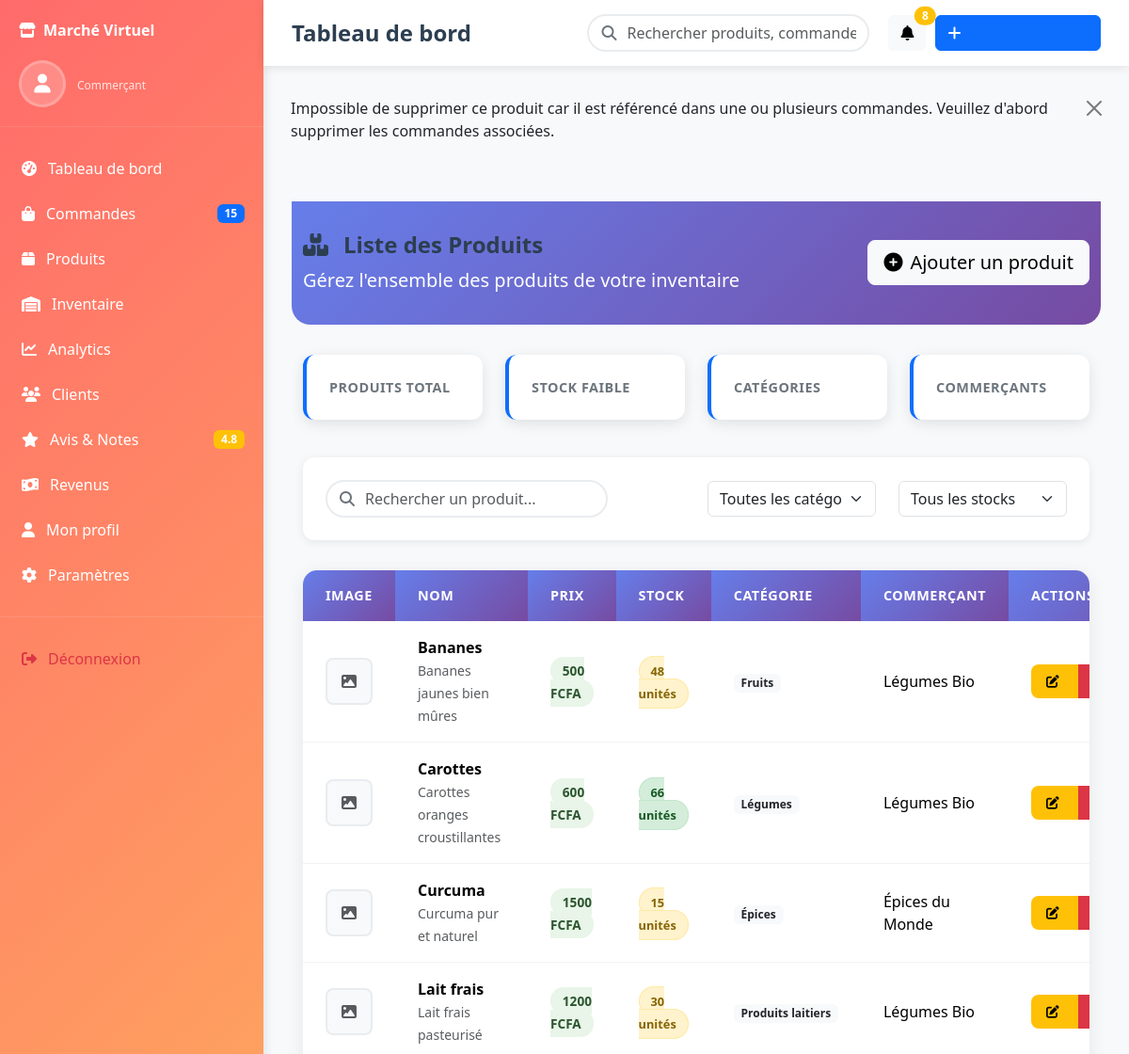
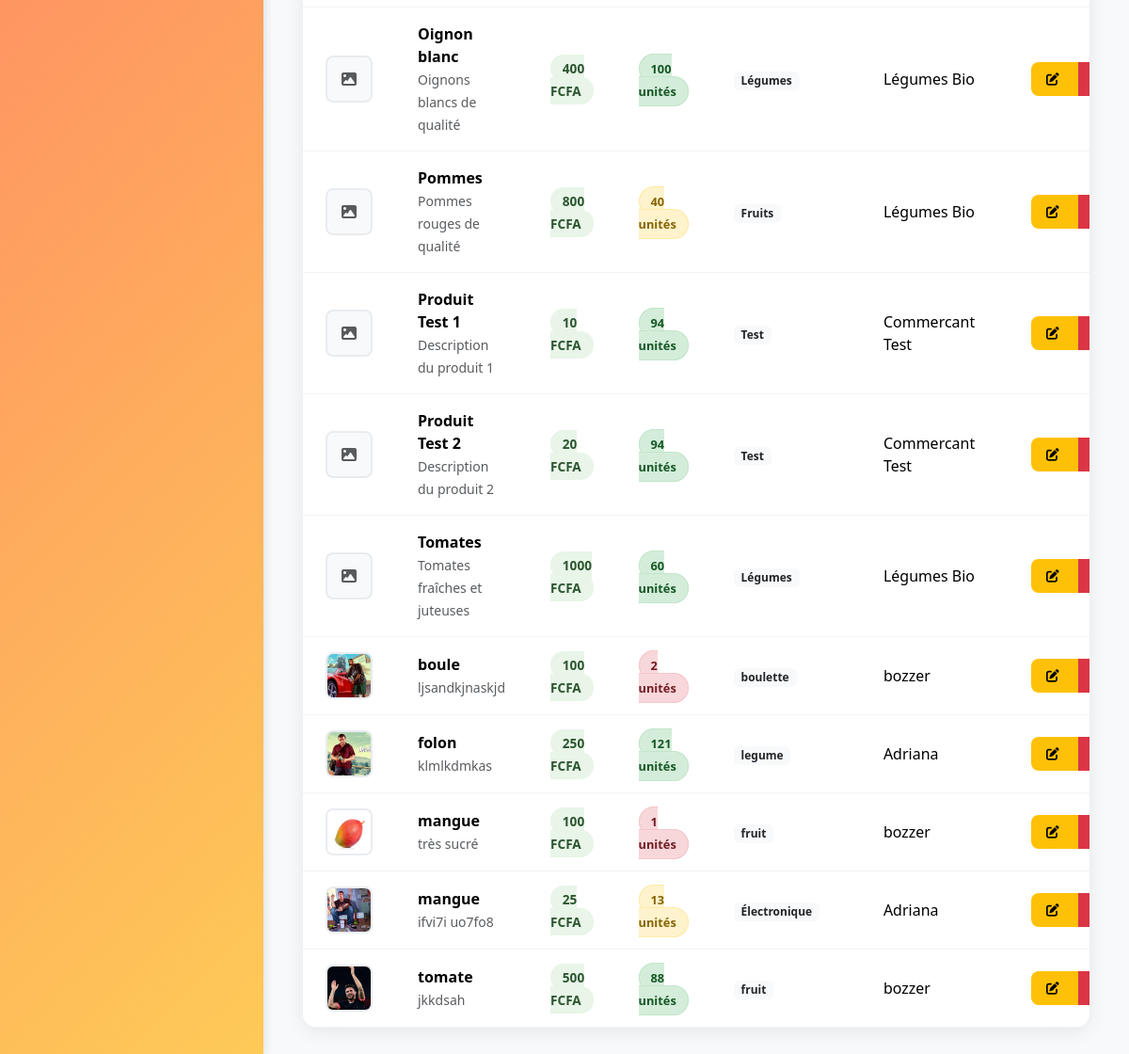
/produit/supprimer_produit/6, run on the app's committed database (2 pictures, top to bottom).
### GestionProduits/models.py (models this page shows, shortened)
class Produit(models.Model):
    nom = models.CharField(max_length=100)
    description = models.TextField(blank=True, null=True)
    image = models.ImageField(upload_to='', blank=True, null=True)
    prix = models.DecimalField(max_digits=10, decimal_places=0)
    quantite_en_stock = models.PositiveIntegerField(default=0)
    date_ajout = models.DateTimeField(auto_now_add=True)
    Commercant_id = models.ForeignKey('Authentification.Commercant', on_delete=models.CASCADE)
    categorie_id = models.ForeignKey('GestionProduits.Categorie', on_delete=models.CASCADE)
    class Meta:
        verbose_name = 'Produit'
        verbose_name_plural = 'Produits'
        ordering = ['nom']

class Categorie(models.Model):
    nom = models.CharField(max_length=100)
    description = models.TextField(blank=True, null=True)
    class Meta:
        verbose_name = 'Catégorie'
        verbose_name_plural = 'Catégories'
        ordering = ['nom']

### Authentification/models.py (models this page shows, shortened)
class Commercant(models.Model):
    utilisateur = models.OneToOneField(Utilisateur, on_delete=models.CASCADE)
    boutique_nom = models.CharField(max_length=100, blank=True, null=True)
    adresse_boutique = models.CharField(max_length=255, blank=True, null=True)
    class Meta:
        verbose_name = 'Commercant'
        verbose_name_plural = 'Commercants'
        ordering = ['utilisateur__nom']

class Utilisateur(models.Model):
    email = models.EmailField(unique=True)
    nom = models.CharField(max_length=150)
    image = models.ImageField(upload_to='utilisateurs/', blank=True, null=True)
    motDePasse = models.CharField(max_length=128)
    is_active = models.BooleanField(default=True)
    is_staff = models.BooleanField(default=False)
    class Meta:
        verbose_name = 'Utilisateur'
        verbose_name_plural = 'Utilisateurs'
        ordering = ['nom']

### GestionProduits/views.py (the view)
# urls.py: path('supprimer_produit/<int:produit_id>',supprimer_produit,name="supprimer_produit"),
def supprimer_produit(request, produit_id):
    try:
        produit = Produit.objects.get(id=produit_id)
        produit.delete()
        produits = Produit.objects.all()
        messages.success(request, 'Produit supprimé avec succès.')
        return render(request, 'page_produits.html', {'produits': produits})
    except ProtectedError:
        produits = Produit.objects.all()
        messages.error(request, 'Impossible de supprimer ce produit car il est référencé dans une ou plusieurs commandes. Veuillez d\'abord supprimer les commandes associées.')
        return render(request, 'page_produits.html', {'produits': produits})
    except Produit.DoesNotExist:
        produits = Produit.objects.all()
        messages.error(request, 'Produit non trouvé.')
        return render(request, 'page_produits.html', {'produits': produits})

### templates/page_produits.html (shortened to what this page needs)
{% extends 'base_commercant.html' %}
{% load static %}
{% block content %}
<div class="page-header">
    <div class="container">
        <div class="row align-items-center">
            <div class="col-md-8">
                <h1 class="page-title mb-2">
                    <i class="fas fa-boxes me-3"></i>Liste des Produits
                </h1>
                <p class="lead mb-0">Gérez l'ensemble des produits de votre inventaire</p>
            </div>
            <div class="col-md-4 text-end">
                <a href="{% url 'produit' %}" class="btn btn-light btn-lg">
                    <i class="fas fa-plus-circle me-2"></i>Ajouter un produit
                </a>
            </div>
        </div>
    </div>
</div>
<div class="container">
    <div class="row mb-4">
        <div class="col-md-3 mb-3">
            <div class="stats-card">
                <div class="stats-label">Produits Total</div>
            </div>
        </div>
        <div class="col-md-3 mb-3">
            <div class="stats-card">
                <div class="stats-label">Stock Faible</div>
            </div>
        </div>
        <div class="col-md-3 mb-3">
            <div class="stats-card">
                <div class="stats-label">Catégories</div>
            </div>
        </div>
        <div class="col-md-3 mb-3">
            <div class="stats-card">
                <div class="stats-label">Commerçants</div>
            </div>
        </div>
    </div>
    <div class="filters-card">
        <div class="row align-items-center">
            <div class="col-md-6 mb-3 mb-md-0">
                <div class="search-box">
                    <i class="fas fa-search search-icon"></i>
                    <input type="text" class="form-control" placeholder="Rechercher un produit..." id="searchInput">
                </div>
            </div>
            <div class="col-md-6">
                <div class="row">
                    <div class="col-md-6 mb-2 mb-md-0">
                        <select class="form-select" id="categoryFilter">
                            <option value="">Toutes les catégories</option>
                        </select>
                    </div>
                    <div class="col-md-6">
                        <select class="form-select" id="stockFilter">
                            <option value="">Tous les stocks</option>
                        </select>
                    </div>
                </div>
            </div>
        </div>
    </div>
    <div class="table-container">
        <div class="table-responsive">
            <table class="table table-hover" id="productsTable">
                <thead>
                    <tr>
                        <th style="width: 60px;">Image</th>
                        <th>Nom</th>
                        <th>Prix</th>
                        <th>Stock</th>
                        <th>Catégorie</th>
                        <th>Commerçant</th>
                        <th style="width: 200px;">Actions</th>
                    </tr>
                </thead>
                <tbody>
                    {% for p in produits %}
                    <tr data-category="{{ p.categorie.nom }}" data-stock="{{ p.quantite_en_stock }}">
                        <td data-label="Image">
                            {% if p.image %}
                            <img src="{{ p.image.url }}" alt="{{ p.nom }}" class="product-image">
                            {% else %}
                            <div class="product-image bg-light d-flex align-items-center justify-content-center">
                                <i class="fas fa-image text-muted"></i>
                            </div>
                            {% endif %}
                        </td>
                        <td data-label="Nom">
                            <strong>{{ p.nom }}</strong>
                            {% if p.description %}
                            <br><small class="text-muted">{{ p.description|truncatewords:5 }}</small>
                            {% endif %}
                        </td>
                        <td data-label="Prix">
                            <span class="price-tag">{{ p.prix }} FCFA</span>
                        </td>
                        <td data-label="Stock">
                            <span class="stock-badge stock-{% if p.quantite_en_stock <= 10 %}low{% elif p.quantite_en_stock <= 50 %}medium{% else %}high{% endif %}">
                                {{ p.quantite_en_stock }} unités
                            </span>
                        </td>
                        <td data-label="Catégorie">
                            <span class="badge bg-light text-dark">{{ p.categorie_id.nom }}</span>
                        </td>
                        <td data-label="Commerçant">
                            {{ p.Commercant_id.utilisateur.nom }}
                        </td>
                        <td data-label="Actions">
                            <div class="btn-group" role="group">
                                <a href="{% url 'form_modifier_produit' p.id %}" class="btn btn-warning btn-action"
                                   data-bs-toggle="tooltip" title="Modifier le produit">
                                    <i class="fas fa-edit"></i>
                                </a>
                                <a href="{% url 'supprimer_produit' p.id %}" class="btn btn-danger btn-action"
                                   data-bs-toggle="tooltip" title="Supprimer le produit"
                                   onclick="return confirm('Êtes-vous sûr de vouloir supprimer ce produit ?')">
                                </a>
                            </div>
                        </td>
                    </tr>
                    {% endfor %}
                </tbody>
            </table>
        </div>
    </div>
</div>
{% endblock %}

### static/css/base.css (style rules this page uses)
:root { --primary-color: #0d6efd; --secondary-color: #6c757d; --success-color: #198754; --danger-color: #dc3545; --warning-color: #ffc107; --light-color: #f8f9fa; --dark-color: #212529; --shadow: 0 2px 10px rgba(0,0,0,0.08); --border-radius: 12px; }
body { background: #f0f2f5; font-family: "Segoe UI", system-ui, -apple-system, sans-serif; min-height: 100vh; display: flex; flex-direction: column; }
.page-title { font-size: 28px; font-weight: 600; margin-bottom: 20px; color: var(--dark-color); }

### templates/page_produits.html (style rules this page uses)
.page-header { background: linear-gradient(135deg, #667eea 0%, #764ba2 100%); color: white; padding: 2rem 0; margin-bottom: 2rem; border-radius: 0 0 20px 20px; }
.stats-card { background: white; border-radius: 12px; padding: 1.5rem; box-shadow: 0 4px 15px rgba(0,0,0,0.1); border-left: 4px solid var(--primary-color); transition: transform 0.3s ease; }
.stats-label { color: #6c757d; font-weight: 600; font-size: 0.9rem; text-transform: uppercase; letter-spacing: 0.5px; }
.table-container { background: white; border-radius: 15px; box-shadow: 0 4px 20px rgba(0,0,0,0.08); overflow: hidden; }
.table { margin: 0; }
.table thead th { background: linear-gradient(135deg, #667eea 0%, #764ba2 100%); color: white; border: none; padding: 1rem 1.5rem; font-weight: 600; font-size: 0.9rem; text-transform: uppercase; letter-spacing: 0.5px; }
.table tbody td { padding: 1rem 1.5rem; vertical-align: middle; border-bottom: 1px solid #f1f3f4; }
.table tbody tr { transition: all 0.3s ease; }
.product-image { width: 50px; height: 50px; border-radius: 8px; object-fit: cover; border: 2px solid #e9ecef; }
.stock-badge { padding: 0.35rem 0.75rem; border-radius: 20px; font-size: 0.8rem; font-weight: 600; }
.stock-low { background-color: #fee; color: #dc3545; border: 1px solid #f5c6cb; }
.stock-medium { background-color: #fff3cd; color: #856404; border: 1px solid #ffeaa7; }
.stock-high { background-color: #e8f5e8; color: #155724; border: 1px solid #c3e6cb; }
.price-tag { font-weight: 700; color: #2c5530; background: #e8f5e8; padding: 0.3rem 0.8rem; border-radius: 15px; font-size: 0.85rem; }
.btn-action { padding: 0.5rem 1rem; border-radius: 8px; font-size: 0.85rem; font-weight: 600; transition: all 0.3s ease; border: none; }
.btn-action i { margin-right: 5px; }
.search-box { position: relative; max-width: 400px; }
.search-box input { padding-left: 3rem; border-radius: 25px; border: 2px solid #e9ecef; transition: all 0.3s ease; }
.search-icon { position: absolute; left: 1rem; top: 50%; transform: translateY(-50%); color: #6c757d; z-index: 5; }
.filters-card { background: white; border-radius: 12px; padding: 1.5rem; box-shadow: 0 2px 10px rgba(0,0,0,0.08); margin-bottom: 2rem; }

### templates/base_commercant.html (style rules this page uses)
.dashboard-commercant { background-color: #f8f9fa; font-family: 'Segoe UI', Tahoma, Geneva, Verdana, sans-serif; }
.page-title { font-size: 24px; font-weight: 600; margin: 0; color: #2c3e50; }
.search-box { position: relative; width: 300px; }
.search-box input { padding-left: 40px; border-radius: 20px; }
.search-box i { position: absolute; left: 15px; top: 50%; transform: translateY(-50%); color: #6c757d; }
.stock-high { background: #d4edda; color: #155724; }
.stock-medium { background: #fff3cd; color: #856404; }
.stock-low { background: #f8d7da; color: #721c24; }

### data on the page
Produit: nom "Bananes", description "Bananes jaunes bien mûres", prix "500", quantite_en_stock "48", categorie_id.nom "Fruits", Commercant_id.utilisateur.nom "Légumes Bio"
Produit: nom "Carottes", description "Carottes oranges croustillantes", prix "600", quantite_en_stock "66", categorie_id.nom "Légumes", Commercant_id.utilisateur.nom "Légumes Bio"
Produit: nom "Curcuma", description "Curcuma pur et naturel", prix "1500", quantite_en_stock "15", categorie_id.nom "Épices", Commercant_id.utilisateur.nom "Épices du Monde"
Produit: nom "Lait frais", description "Lait frais pasteurisé", prix "1200", quantite_en_stock "30", categorie_id.nom "Produits laitiers", Commercant_id.utilisateur.nom "Légumes Bio"
Produit: nom "Oignon blanc", description "Oignons blancs de qualité", prix "400", quantite_en_stock "100", categorie_id.nom "Légumes", Commercant_id.utilisateur.nom "Légumes Bio"
Produit: nom "Pommes", description "Pommes rouges de qualité", prix "800", quantite_en_stock "40", categorie_id.nom "Fruits", Commercant_id.utilisateur.nom "Légumes Bio"
Produit: nom "Produit Test 1", description "Description du produit 1", prix "10", quantite_en_stock "94", categorie_id.nom "Test", Commercant_id.utilisateur.nom "Commercant Test"
Produit: nom "Produit Test 2", description "Description du produit 2", prix "20", quantite_en_stock "94", categorie_id.nom "Test", Commercant_id.utilisateur.nom "Commercant Test"
Produit: nom "Tomates", description "Tomates fraîches et juteuses", prix "1000", quantite_en_stock "60", categorie_id.nom "Légumes", Commercant_id.utilisateur.nom "Légumes Bio"
Produit: image (picture), nom "boule", description "ljsandkjnaskjd", prix "100", quantite_en_stock "2", categorie_id.nom "boulette", Commercant_id.utilisateur.nom "bozzer"
Produit: image (picture), nom "folon", description "klmlkdmkas", prix "250", quantite_en_stock "121", categorie_id.nom "legume", Commercant_id.utilisateur.nom "Adriana"
Produit: image (picture), nom "mangue", description "très sucré", prix "100", quantite_en_stock "1", categorie_id.nom "fruit", Commercant_id.utilisateur.nom "bozzer"
Produit: image (picture), nom "mangue", description "ifvi7i uo7fo8", prix "25", quantite_en_stock "13", categorie_id.nom "Électronique", Commercant_id.utilisateur.nom "Adriana"
Produit: image (picture), nom "tomate", description "jkkdsah", prix "500", quantite_en_stock "88", categorie_id.nom "fruit", Commercant_id.utilisateur.nom "bozzer"

### other printed values
{{ message }} "Impossible de supprimer ce produit car il est référencé dans une ou plusieurs commandes. Veuillez d'abord supprimer les commandes associées."
